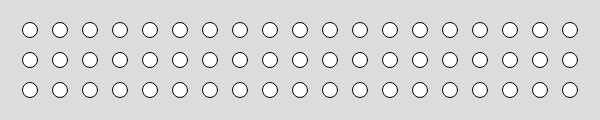
Frame 1 (no input)
Frame 60 (no input): identical to frame 1, image omitted
Frame 120 (the mouse pressed at the canvas centre since frame 60): identical to frame 1, image omitted

The p5.js sketch that drew this single still picture (run headless with seeded random() and noise() and a simulated clock; from frame 60 on, the mouse is pressed at the canvas centre):

// p5.js sketch
// ── sketch.js
function setup( ){
	createCanvas(600,120);
}
function draw( ){
	background(220);

	//create a row of ellipse
	for(x=30;width > x;x=x+30){
		//each time the loop is cycled through a column will be drawn at that x location
		for(var y= 30;height > y;y=y+30){
			ellipse(x,y,15,15)
		}
	}

}
